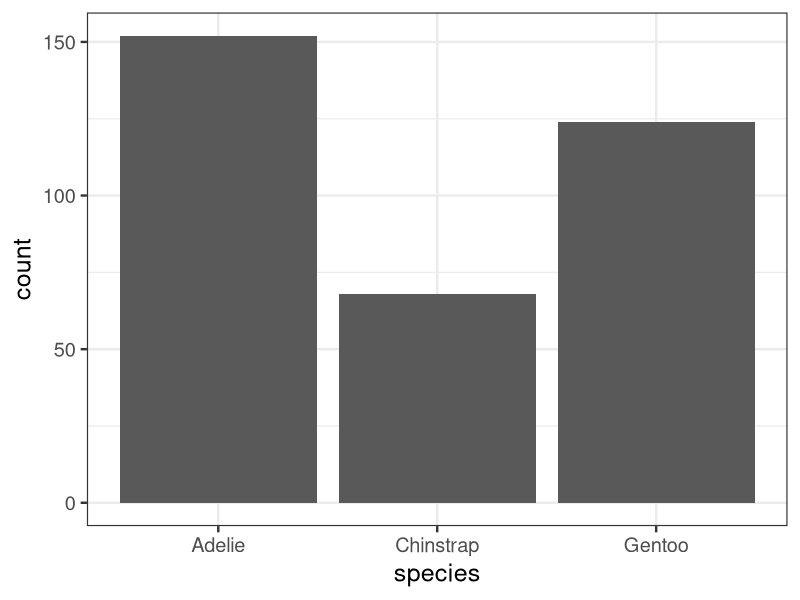
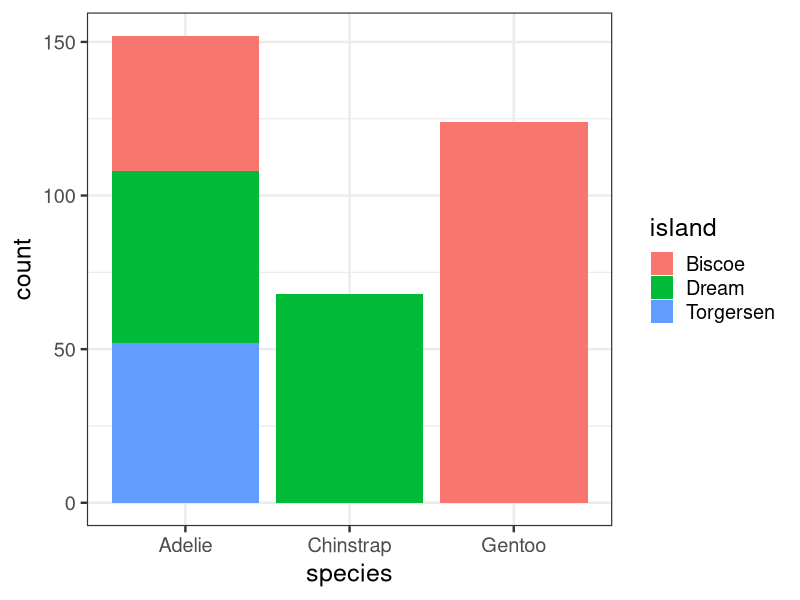
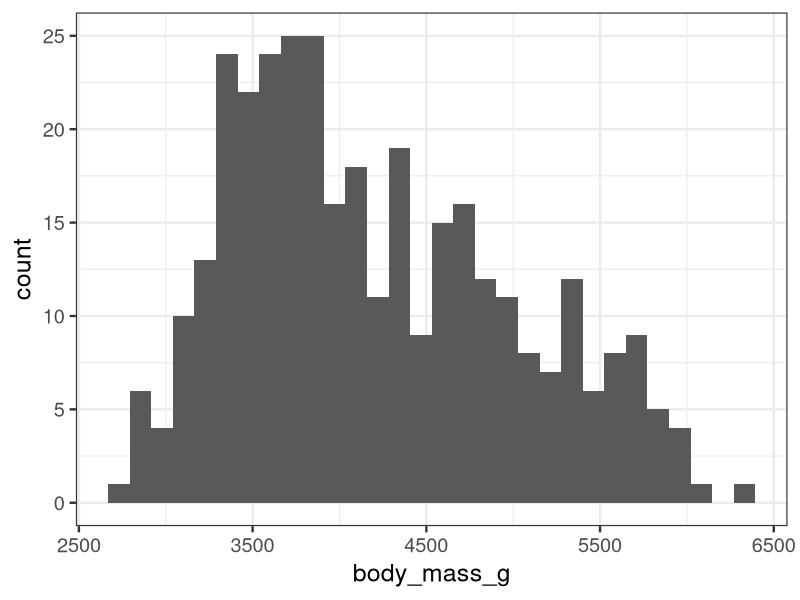
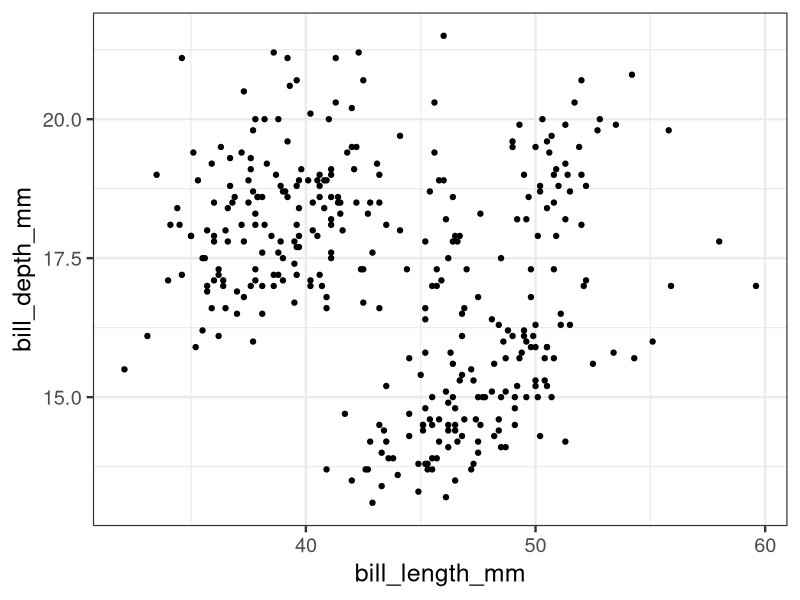
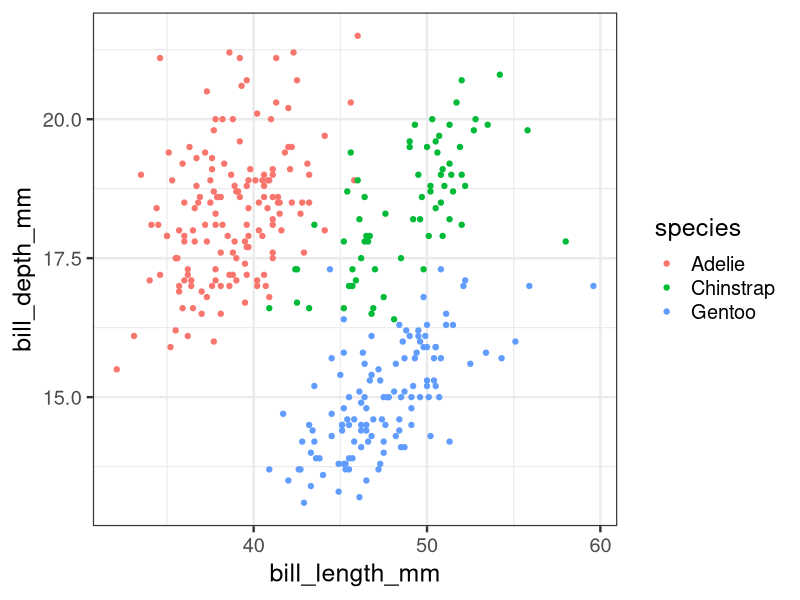
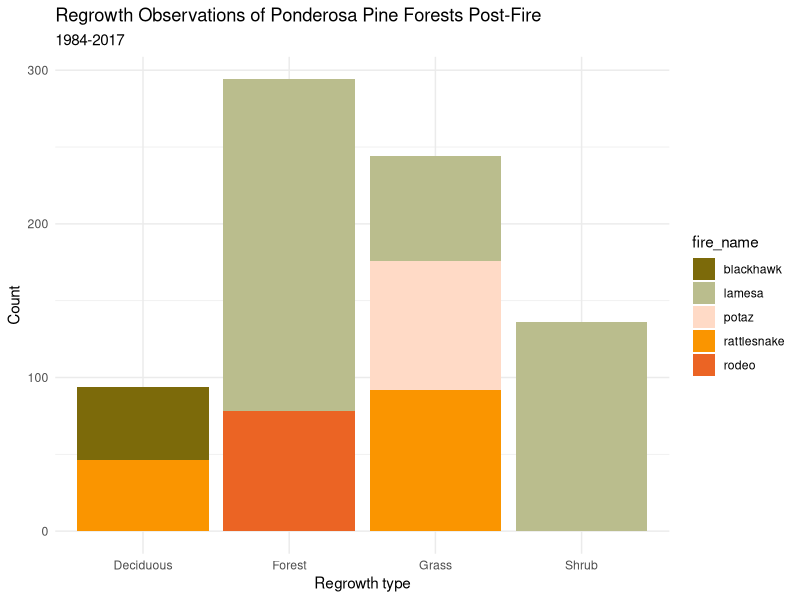
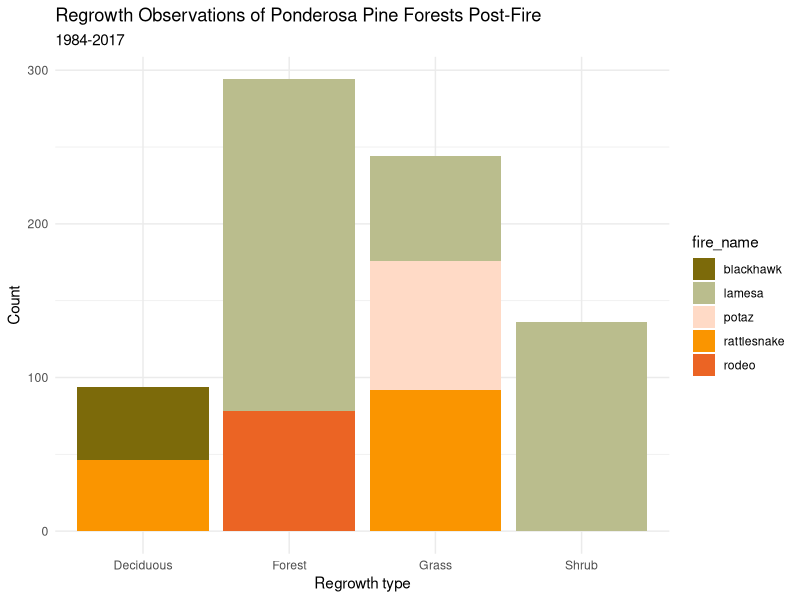

The R source for these figures, in order:
## ---- chunk 1
library(tidyverse)
library(palmerpenguins)
theme_set(theme_bw(18))

## ---- chunk 2
glimpse(penguins)

## ---- chunk 3
table(penguins$species, penguins$island)

## ---- chunk 4
penguins %>% 
  count(species, island)

## ---- chunk 5
#| label: q1

penguins %>% 
  count(species, island) %>% 
  pivot_wider(names_from = island,
              values_from = n,
              values_fill = 0)

## ---- chunk 6
species_island_table <- table(penguins$species, penguins$island)
addmargins(species_island_table)

## ---- chunk 7
# Row proportions
prop.table(species_island_table, margin = 1)
# Column proportions
prop.table(species_island_table, margin = 2)

## ---- chunk 8
#| label: q2

# Row proportions
penguins %>% 
  count(species, island) %>% 
  group_by(species) %>% 
  mutate(prop = n/sum(n))

# Column proportions
penguins %>% 
  count(species, island) %>% 
  group_by(island) %>% 
  mutate(prop = n/sum(n))

## ---- chunk 9
ggplot(penguins, aes(species)) +
  geom_bar()

## ---- chunk 10
#| label: q3

ggplot(penguins, aes(species, fill = island)) +
  geom_bar() 

## ---- chunk 11
penguins %>% 
  ggplot(aes(body_mass_g)) +
  geom_histogram()

## ---- chunk 12
#| label: q6

mean(penguins$body_mass_g, na.rm = TRUE)

sd(penguins$body_mass_g, na.rm = TRUE)


body_masses <- penguins$body_mass_g[!is.na(penguins$body_mass_g)]
mean_mass <- mean(body_masses)
sd_mass <- sd(body_masses)

# Returns logicals, so take the mean
win1sd <- mean(body_masses >= mean_mass - sd_mass & body_masses <= mean_mass + sd_mass)

win2sd <- mean(body_masses >= mean_mass - 2*sd_mass & body_masses <= mean_mass + 2*sd_mass)
## ---- chunk 13
penguins %>% 
  ggplot(aes(bill_length_mm, bill_depth_mm)) +
  geom_point() 

## ---- chunk 14
#| label: q7

penguins %>% 
  ggplot(aes(bill_length_mm, bill_depth_mm, color = species)) +
  geom_point() 

## ---- chunk 15
library(tidyverse)

# Import data
fire_recovery <- read_csv(here::here("week1", "Phenology.csv"))

# Clean data 
fire_recovery_clean <- fire_recovery %>% 
  filter(fire_phase == "post",
         fire_name %in% c("rodeo", "lamesa", "blackhawk", "rattlesnake", "potaz"))

# Bar plot of post fire recovery type
fire_plot <- ggplot(fire_recovery_clean, aes(regrowth, fill = fire_name)) +
  geom_bar() +
  theme_minimal() +
  scale_fill_manual(values = c("#7C6A0A", "#BABD8D", "#FFDAC6", "#FA9500", "#EB6424")) +
  labs(x = "Regrowth type",
       y = "Count",
       title = "Regrowth Observations of Ponderosa Pine Forests Post-Fire",
       subtitle = "1984-2017") 

fire_plot

# Export image
ggsave("fire_plot.png", bg = "white")

